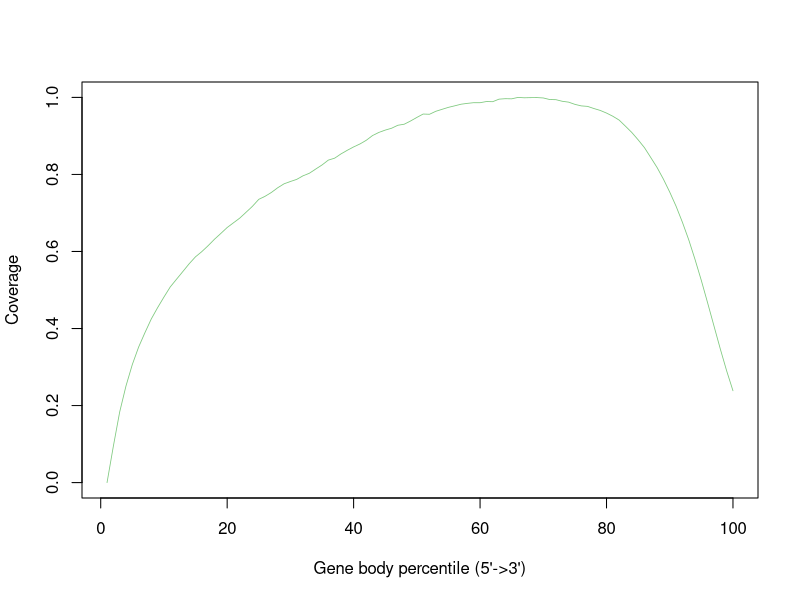

Source code (R):
SRR11647708.sorted <- c(0.0,0.09451766503804218,0.18338160317452487,0.2510603197891303,0.3065908897170267,0.3520257215951403,0.3894071102370376,0.4248774844818825,0.45422640486113197,0.48168085167759184,0.5080327422824926,0.5281842613065196,0.5481486995092902,0.568352680878133,0.5863010305288499,0.5998083156453523,0.6152721522749203,0.6319201532079827,0.6468611101520416,0.6622492176608878,0.6745184811189615,0.6867814670315017,0.7019828424716211,0.7173595407905692,0.7353894487114316,0.7433181880074069,0.7533261400633006,0.7655278451742041,0.77569791733459,0.7817182827883801,0.7871842811854138,0.7965010555493527,0.8030960655284082,0.813957215737169,0.8245758832942506,0.8372187105333577,0.8422452807430462,0.8533340168882915,0.8627507337628669,0.8714670559143471,0.8791253625344823,0.8886960785617884,0.9011125654091597,0.9091827487667986,0.9151169225239778,0.9199155082228623,0.9276924903466546,0.9303871516778061,0.9387100311540635,0.9480356737966132,0.9568183087505149,0.9562134223987507,0.9639462624166487,0.969119956372055,0.974219415860438,0.9781880701823612,0.9823485383955859,0.9845368110537015,0.9863110148155555,0.9862177484247721,0.989272422010091,0.9888843102663927,0.9954836547411735,0.9966773350065483,0.9963302265959775,1.0,0.999028823848535,0.999441447912888,0.9995773119340774,0.998578484689191,0.9945251831461454,0.9941018972187434,0.9899510446109787,0.9877086654889792,0.9819723340596852,0.978000790073945,0.9767072669415136,0.9711577174027363,0.9662342782982412,0.9593553837600595,0.9511056426714464,0.941050011162572,0.9252281551504347,0.908919490428711,0.8899158654450962,0.8695780129266619,0.8439233284502997,0.8179257704155123,0.7877804985457268,0.7541729112052643,0.7175632620896684,0.6760378962470193,0.6305415344583193,0.5793233892029903,0.5245387012924121,0.46613316497554075,0.4063843335580794,0.34680982858364773,0.290211727162526,0.23844902974306056)


pdf("outputs/mapping_outputs/SRR11647708/gene_body_coverage.geneBodyCoverage.curves.pdf")
x=1:100
icolor = colorRampPalette(c("#7fc97f","#beaed4","#fdc086","#ffff99","#386cb0","#f0027f"))(1)
plot(x,SRR11647708.sorted,type='l',xlab="Gene body percentile (5'->3')", ylab="Coverage",lwd=0.8,col=icolor[1])
dev.off()
